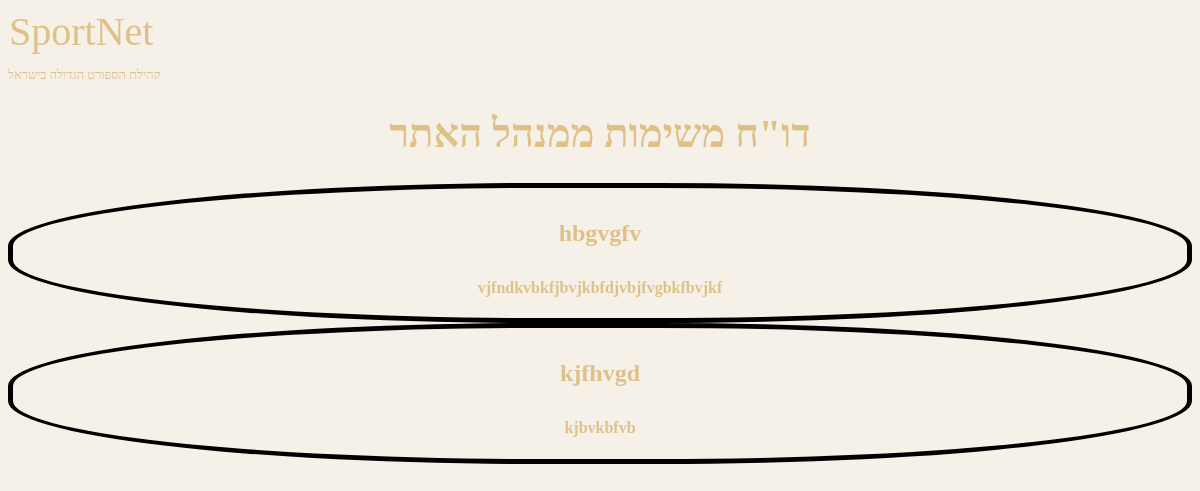
The page /MissionPage/ on the database as committed earlier.
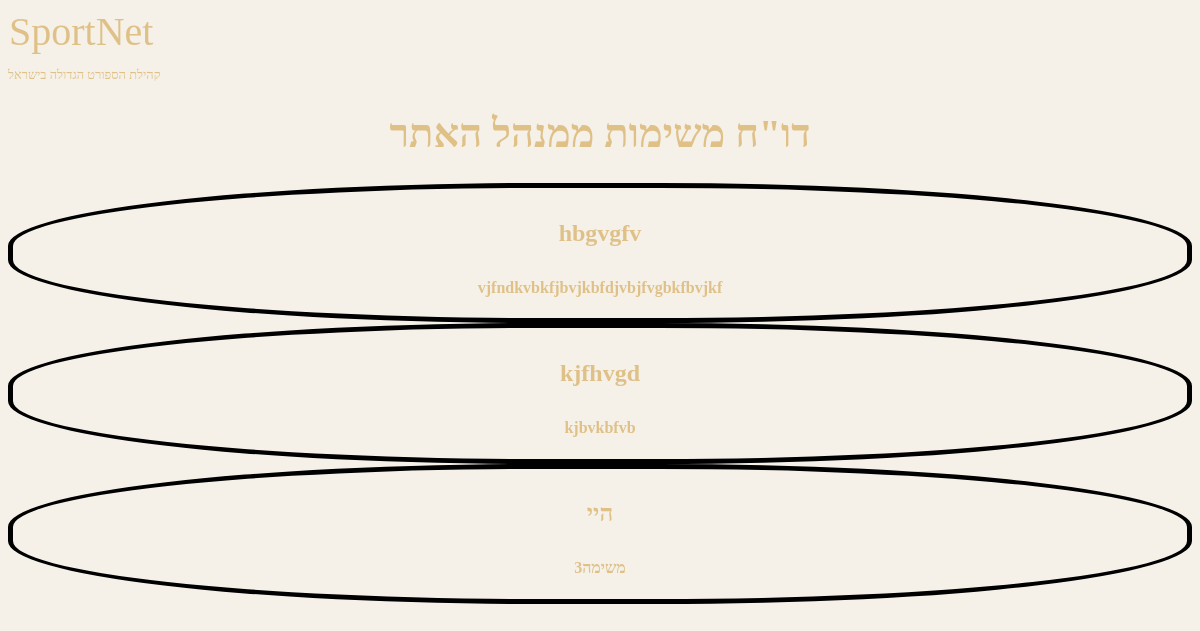
The same page on the database as committed later.
### blog/models.py (models this page shows, shortened)
class Mission(models.Model):
    title= models.CharField(max_length=200)
    content= models.TextField()

### blog/views.py (the view)
# urls.py: path('MissionPage/' , views.missions , name='blog-missions'),
def missions(request):
    missions =  Mission.objects.all().order_by('title')
    return render(request , 'blog/MissionPage.html' ,{'missions': missions})

### blog/templates/blog/MissionPage.html (shortened to what this page needs)
<!DOCTYPE html>
<html lang="en" dir="ltr">
  <head>
    <link rel="stylesheet" media="screen" href="https://fontlibrary.org//face/miri" type="text/css"/>
    <link rel="stylesheet" media="screen" href="https://fontlibrary.org//face/great-vibes" type="text/css"/>
  </head>
  <body>
    <p class="logo" id="Name">SportNet</p>
    <p class="logo">קהילת הספורט הגדולה בישראל</p>
    <h1>דו"ח משימות ממנהל האתר</h1>
    <div class="missions">
        {% for mission in missions %}
            <div class="mission">
                <h4 id="hed">{{mission.title}}<h4>
                <p>{{mission.content}}</p>
            </div>
        {% endfor %}
    </div>
  </body>
</html>

### blog/templates/blog/MissionPage.html (style rules this page uses)
.logo { font-size: 0.8em; color: #d6ad60b4; }
#Name { font-size: 2.5em; font-family: 'GreatVibesRegular'; font-weight: normal; font-style: normal; margin: 1px 1px 1px 1px; }
body { background-color: #f5f1e8; font-family: 'MiriMedium'; font-weight: normal; font-style: normal; color: #d6ad60b4; }
h1 { text-align: center; font-size: 2.5em; }
.mission { text-align: center; border-color: black; border-radius: 45%; border-width: 5px; border-style: solid; }
#hed { font-size: 1.5em; }

Rows that differ between the two databases and show on the page:
added Mission: title "היי", content "משימה3"
